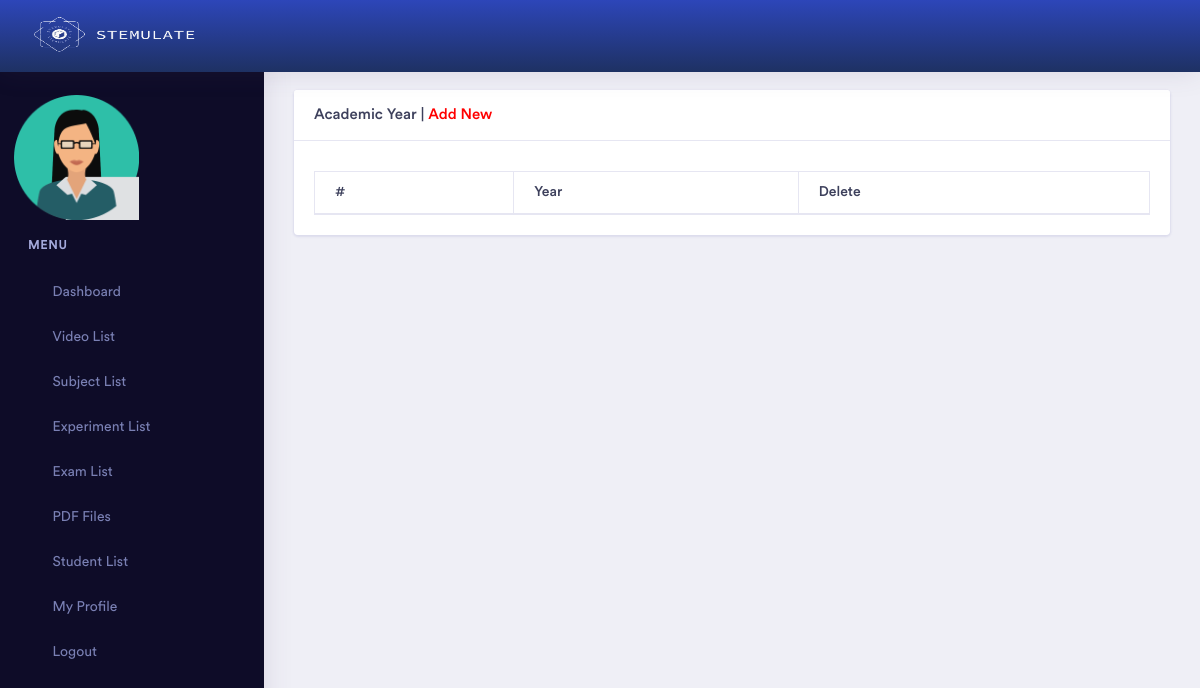
Page /admin/academic_yr_list.php (signed in) on the earlier database version.
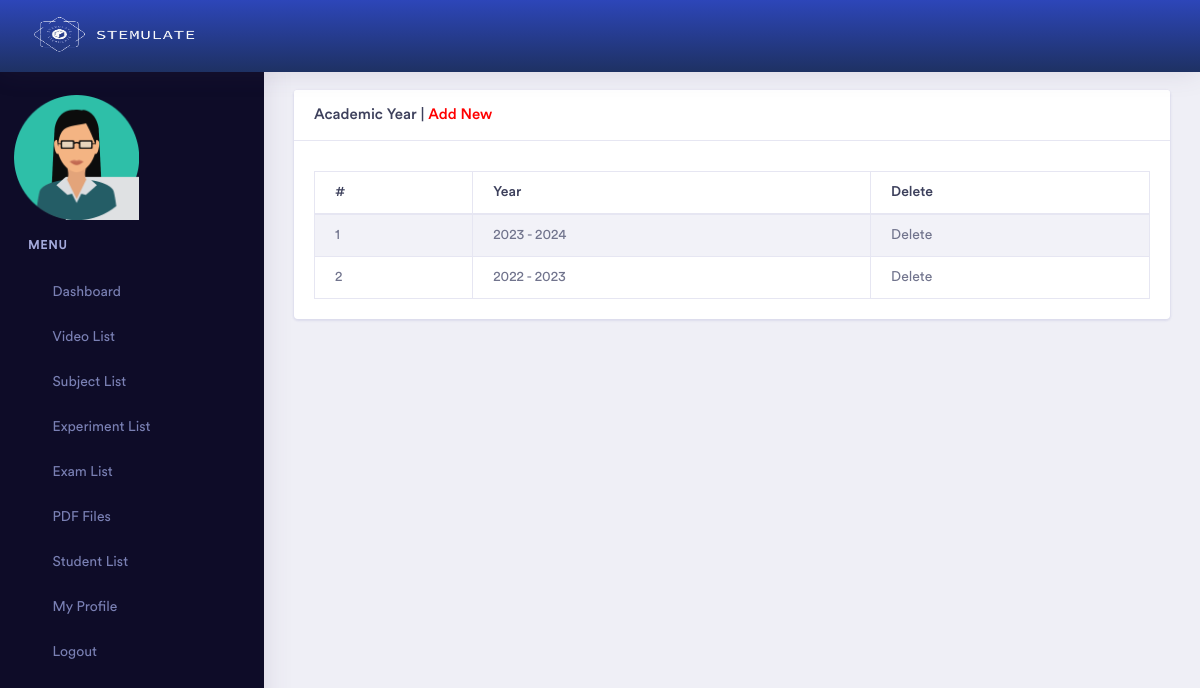
Same page on the later database version.
### tables this page shows
CREATE TABLE `year` (
  `id` int(11) NOT NULL,
  `year` varchar(255) NOT NULL,
  `startDate` date NOT NULL,
  `endDate` date NOT NULL
);

### admin/academic_yr_list.php (the view, shortened to what this page needs)
<?php
    if ($_SESSION['u'] != "") {
?>
<!doctype html>
<html lang="en">
<head>
    <?php include 'head.php'; ?>
</head>
<body>
    <div class="dashboard-main-wrapper">
         <div class="dashboard-header">
            <?php include 'header.php';  ?>
        </div>
       <div class="nav-left-sidebar sidebar-dark">
            <?php include 'left_menu.php'; ?>
        </div>
        <div class="dashboard-wrapper">
            <div class="container-fluid  dashboard-content">
                <div class="row">
                    <div class="col-xl-12 col-lg-12 col-md-12 col-sm-12 col-12">
                        <div class="card">
                            <h5 class="card-header">Academic Year | <a href="academic_yr_add.php" style="color:red;">Add New</a></h5>
                            <span style="padding-left:20px; padding-top:10px;">
                            </span>
                            <div class="card-body">
                                <div class="table-responsive">
                                    <table class="table table-striped table-bordered">
                                        <thead>
                                            <tr>
                                                <th>#</th>
                                                <th>Year</th>
                                                <th>Delete</th>
                                            </tr>
                                        </thead>
                                        <tbody>
                                            <?php
                                                include 'db.php';
                                                $sl = 0;
                                                $query = mysqli_query($link, "select * from year order by year desc");
                                                while($data = mysqli_fetch_array($query)) {
                                            ?>
                                            <tr>
                                                <td><?php echo ++$sl; ?></td>
                                                <td><?php echo $data['year']; ?></td>
                                                <td><a href="?year=<?php echo $data['year']; ?>" onclick="return confirm('Delete Confirm?');">Delete</a></td>
                                            </tr>
                                            <?php } ?>
                                        </tbody>
                                    </table>
                                </div>
                            </div>
                        </div>
                    </div>
                </div>
            </div>
        </div>
    </div>
</body>
</html>
<?php
} else {
    echo "<script>";
    echo "self.location='index.php?msg=<font color=red>Please Login First.</font>';";
    echo "</script>";
}
?>

Differences in the rows shown:
added year: year "2023 - 2024"
added year: year "2022 - 2023"
